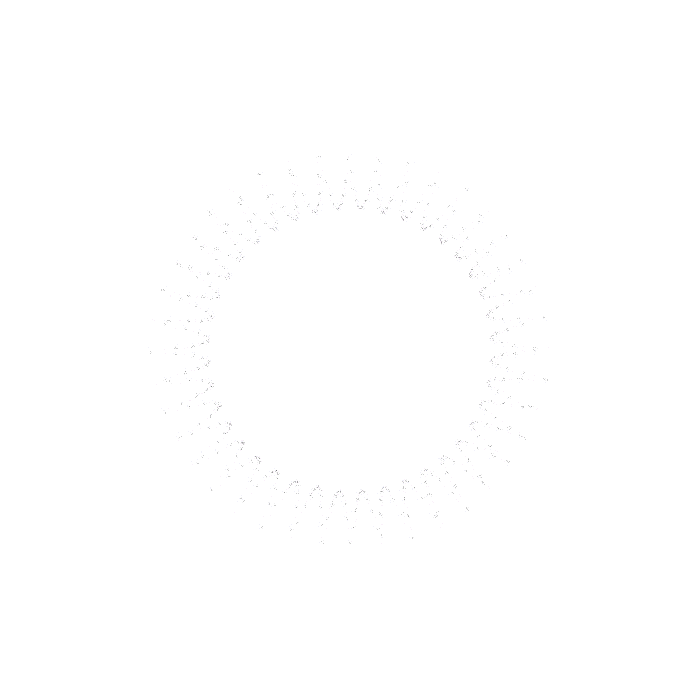
Frame 1 (no input)
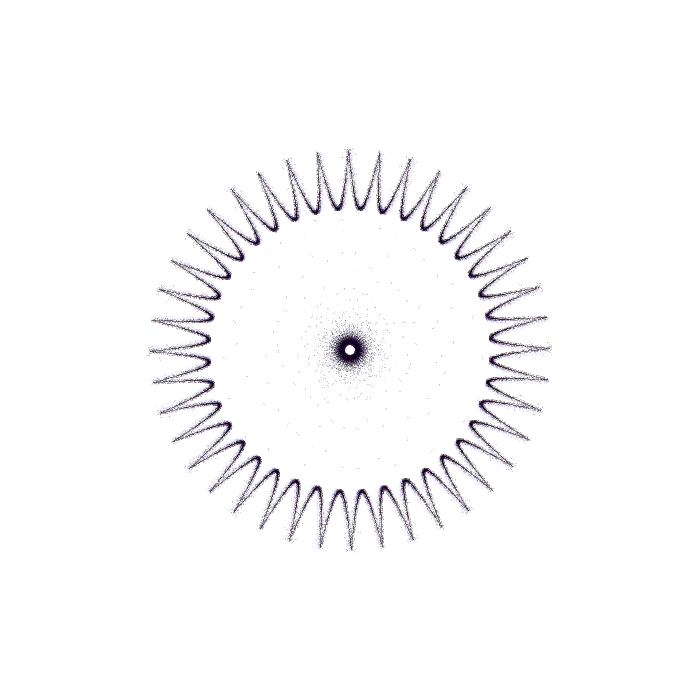
Frame 60 (the mouse pressed at the canvas centre just before this capture)
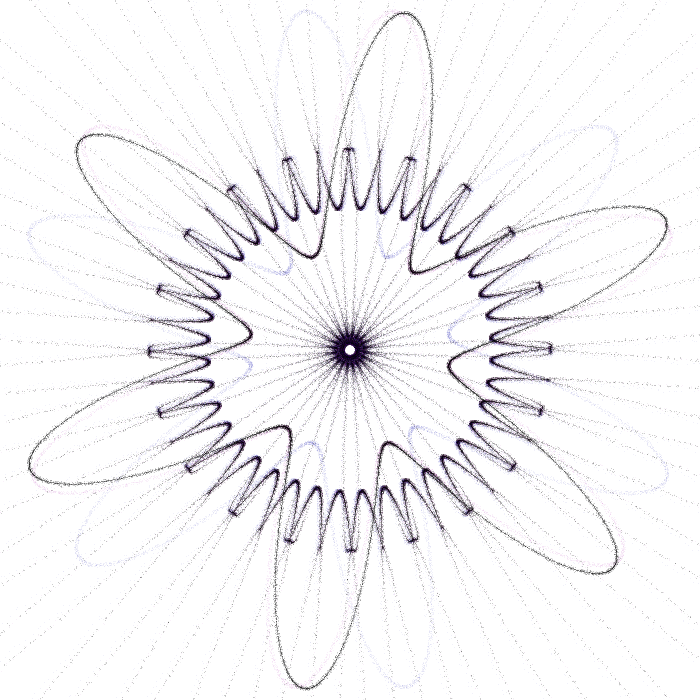
Frame 120 (the mouse held since frame 60 and released just before this capture)

The Processing sketch that drew these frames (run headless with seeded random() and noise(); from frame 60 on, the mouse is pressed at the canvas centre):

// Processing sketch: processing_212
// ── processing_212.pde

/*
Pempti 17 Apriliou 2008 Igoumenintza
Aris Bezas
play with the superformula
*/


int dim = 600;//Window dimension
int num = 500;//Arithos Sformon se akthe Sforma 
int formes = 2;//Arithmos Sformon

int maxpal = 512;
int numpal = 0;

Sform sformes;

void setup()  
{
  size(700,700);
  background(255);
  noFill();
  frameRate(10000);
  sformes = new Sform(40,1,1,1);
}

void draw()  
{
  sformes.calculate();
}

class Sform
{
  float x,y;
  float r,th=0,step=0.15;
  float m,n1,n2,n3;
  float b=1,a=1; 
  int counter1=0,counter2=0,epi=200;
  
  Sform(float mVar, float n1Var, float n2Var, float n3Var)  {
    m = mVar;
    n1 = n1Var;
    n2 = n2Var;
    n3 = n3Var;
  }
  
  void calculate()  {
    counter1 = counter1 + 5;
    if (counter1 == 500)    m=int(random(20));
    if (counter1 == 250)    n1=n2=n3=random(.5);
    if (counter1 == 300)    n2=random(6);
    if (counter1 == 400)    n3=random(6);
    if (counter1 == 500)    epi=int(random(1,4))*100;
    
    translate(width/2,height/2);
    for(int i=1; i < num; i++) {
      r = epi*pow(((pow(abs(cos(m*th/4)/a),n2))+(pow(abs(sin(m*th/4)/b),n3))),(-1/n1));  
      th = th + step;
      x = r*cos(th);//pow(abs(cos(th)),n1);
      y = r*sin(th);//pow(abs(sin(th)),n1);
      drawing();
    }
    if (counter1 > 500) {
      counter1 = 0;counter2++;}
    if (counter2 == 4)  {
      background(255);
      counter2=0;}
  }
  
  void drawing()  {
    stroke(noise(255),noise(255),noise(255),70);
    point(x,y);
    point(x-random(-2,2),y-random(-2,2));
    stroke(red(255),0,0,20);
    point(x-random(-2,2),y-random(-2,2));
    stroke(0,2,150,20);
    point(x-random(-2,2),-y-random(-2,2));    
    stroke(150,0,150,20);
    point(-x-random(-2,2),-y-random(-2,2));
  
}
}

void mousePressed() {
  background(255);
} 
  
